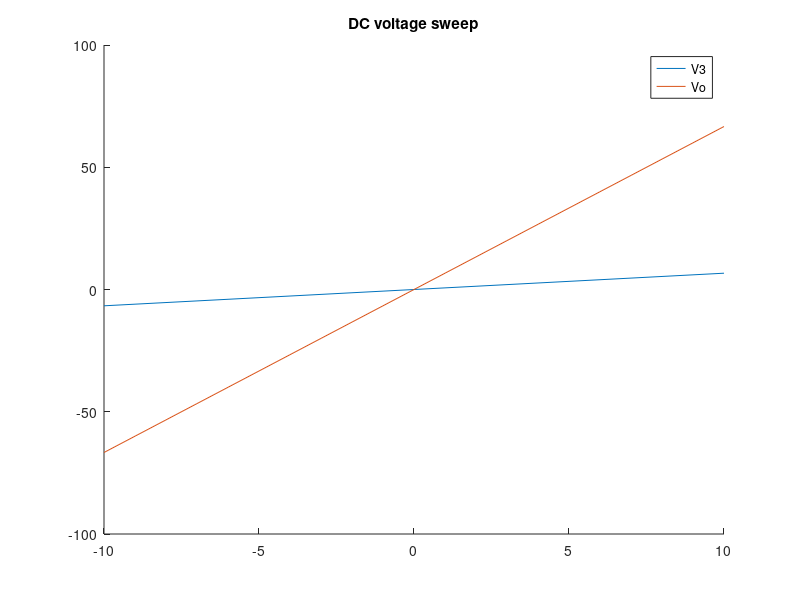
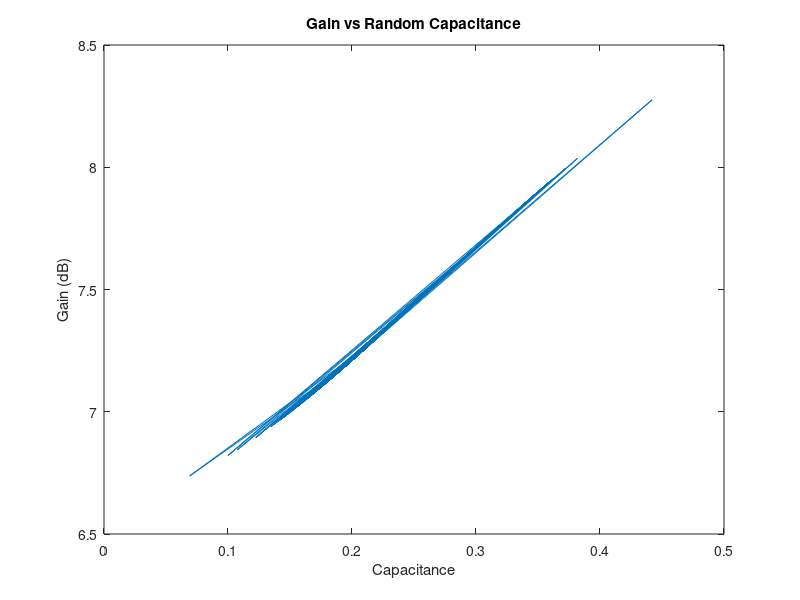

MATLAB code for these plots, in order: (Note: this script raises an error after producing the figures.)
% clc; clear all; close all
%% ELEC4700 PA7
% Reyad ElMahdy 101064879

%2 a)
% Assigning all the circuit parameters

R1 = 1;
R2 = 2;
R3 = 10;
R4 = 0.1;
RO = 1000;
C = 0.25;
L = 0.2;
a = 100;

% Creating the G and C matrices

G = zeros(6,6);
Cmat = zeros(6,6);

G(1,1) = 1;
G(2,1) = -1/R1;
G(2,2) = 1/R2 +1/R1;
G(3,3) = 1/R3;
G(3,6) = -1;
G(4,3) = -a/R3;
G(4,4) = 1;
G(5,4) = -1/R4;
G(5,5) = 1/R4 + 1/RO;
G(6,2) = -1;
G(6,3) = 1;

Cmat(2,1) = -C;
Cmat(2,2) = C;
Cmat(6,6) = L;

%2 b)
V3 = [];
Vo = [];
for i = -10:1:10
    F = [i; 0; 0; 0; 0; 0];
    temp = G\F;
    V3 = [V3 temp(3)];
    Vo = [Vo temp(5)];
end
figure (1)
hold on
title('DC voltage sweep')
plot(-10:1:10,V3)
plot(-10:1:10,Vo)
legend('V3','Vo');
hold off

%c)

F = [1; 0; 0; 0; 0; 0];
Vo = [];
gain = [];
for i = 0:1:100
    temp = (G + 1j*i*C)\F;
    Vo = [Vo temp(5)];
    tempdb = 20*log(temp);
    gain = [gain tempdb];
end
w = 0:1:100;
figure(3)
hold on
title('AC Voltage Sweep')
plot(w,Vo)
plot(w,gain)
legend('Vo (V)', 'Gain (dB)')
hold off

% c)

cap = [];
gain = [];

for i = 1:1:1000
    ranC = C + randn()*0.05;
    Cmat(2,:) = [-ranC, ranC, 0, 0, 0, 0];
    temp = (G+1j*pi*Cmat)\F;
    cap = [cap ranC];
    gain = [gain real(temp(5))];
end

figure(3)
plot(cap, gain);
title('Gain vs Random Capacitance')
xlabel('Capacitance')
ylabel('Gain (dB)')
figure(4)
histogram(cap)
title('Normally Distributed Capacitance Histogram')
xlabel('Capacitance')
ylabel('Number of Occurences')
figure(5)
histogram(gain)
title('Output Gain Histogram')
xlabel('Gain')
ylabel('Number of Occurences')